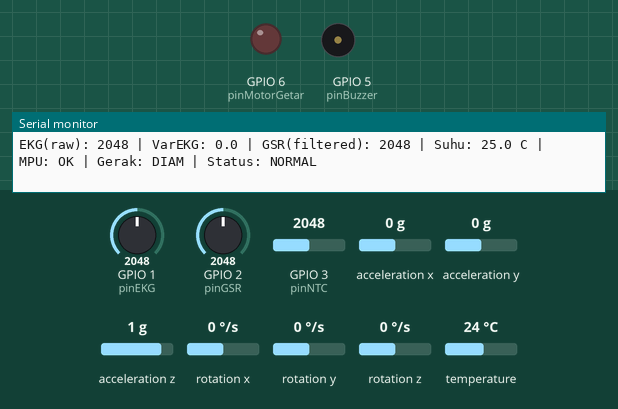
A sketch run on a simulated ESP32-S3. Parts: output pins drawn as LEDs (lit = HIGH), buzzer (waves = sounding, pin HIGH), the last lines printed to the serial monitor. The inputs (shaded band) are chosen by the test bench; at power-on: GPIO 1 (pinEKG) = 2048, GPIO 2 (pinGSR) = 2048, acceleration x 0 g, GPIO 3 (pinNTC) = 2048, acceleration y 0 g, acceleration z 1 g, rotation x 0 °/s, rotation y 0 °/s, rotation z 0 °/s, temperature 24 °C.

Above: at 1.4 s.
1.5 s: GPIO 1 (pinEKG) set to 2320
4.2 s: GPIO 1 (pinEKG) set to 2410
5.7 s: GPIO 2 (pinGSR) set to 2506
8.7 s: GPIO 2 (pinGSR) set to 2581
At 9.8 s:
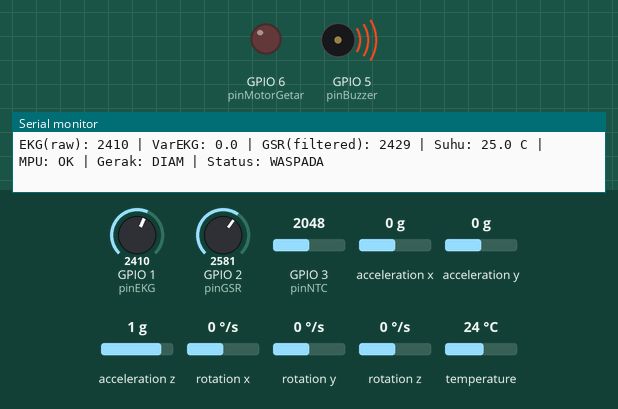
10.5 s: acceleration x set to -0.4 g
12.0 s: acceleration x set to -0.7 g
At 13.3 s:
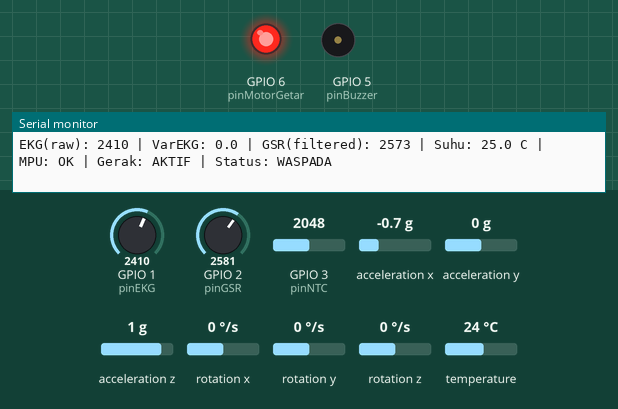
Timing chart, 0 to 14.5 s (numbered marks = the images above; inputs shaded):
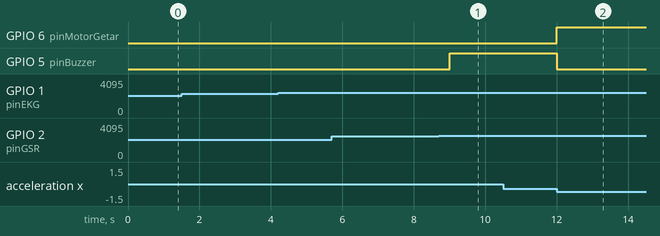

Measured:
- the behaviour switches between 2554 and 2555 on GPIO 2 (pinGSR) (found by bisection; images 0 and 1)
- the behaviour switches between -0.5 and -0.6 g on acceleration x (found by bisection; images 1 and 2)
- after the input at 12.0 s, GPIO 6 (pinMotorGetar): LOW → HIGH at once; GPIO 5 (pinBuzzer): HIGH → LOW at once

The sketch:

sketch.ino
```cpp
/*
  ============================================================
  GLYCOSAFE - Simulasi Firmware (Wokwi)
  ============================================================
  Perbaikan dari versi sebelumnya:
  1. Konversi suhu NTC memakai persamaan Beta (bukan linear voltase x 100)
  2. Sinyal EKG (potensiometer, placeholder AD8232) dipakai dalam logika,
     tidak hanya ditampilkan
  3. Filter Moving Average untuk EKG & GSR (mengurangi motion artifact,
     sesuai klaim di proposal Bab 4.6)
  4. State machine 3 level: NORMAL -> WASPADA -> KRITIS
     (menggantikan if-else datar sebelumnya, lebih dekat ke alur
     "Status Kondisi" pada arsitektur software / Gambar 5)
  5. Logika context-aware yang benar sesuai proposal:
     - Motor getar aktif saat pasien BERGERAK AKTIF (getaran senyap)
     - Buzzer keras aktif saat pasien DIAM/TIDUR (butuh alarm keras
       untuk membangunkan / menarik perhatian sekitar)
     IMU dipakai untuk mengklasifikasikan status aktif vs diam,
     BUKAN untuk memicu alarm langsung dari benturan/goncangan.
  6. Fail-safe: jika MPU6050 gagal terkoneksi, sistem tidak crash dan
     tidak salah baca data kosong; fallback ke mode aman.
  7. Hysteresis sederhana: kondisi harus konsisten selama N pembacaan
     berturut-turut sebelum status berubah, supaya alarm tidak flicker
     akibat noise sesaat.
  8. Tempat pemanggilan model TinyML/LSTM ditandai jelas sebagai
     placeholder (runLSTMInference), karena MCU simulasi Wokwi belum
     bisa menjalankan model TensorFlow Lite Micro sungguhan.
     GPS/BLE/MQTT juga ditandai sebagai TODO untuk implementasi
     di hardware asli (di luar cakupan simulator).
  ============================================================
*/

#include <Wire.h>
#include <Adafruit_MPU6050.h>
#include <Adafruit_Sensor.h>

// ------------------------------------------------------------
// PEMETAAN PIN (sesuai diagram.json Wokwi, tidak diubah)
// ------------------------------------------------------------
const int pinEKG        = 1;   // Potensiometer atas -> placeholder AD8232
const int pinGSR         = 2;  // Potensiometer bawah -> placeholder Grove GSR
const int pinNTC         = 3;  // NTC analog -> placeholder MAX30205
const int pinBuzzer      = 5;  // Piezo Buzzer
const int pinMotorGetar  = 6;  // LED merah -> placeholder ERM coin vibration motor

// I2C untuk MPU6050 (IMU)
const int pinSDA = 8;
const int pinSCL = 9;

Adafruit_MPU6050 mpu;
bool mpuTerkoneksi = false;

// ------------------------------------------------------------
// KONSTANTA KONVERSI NTC (persamaan Beta / B-parameter)
// NOTE: Nilai R0, T0, B, R_SERIES di bawah adalah nilai umum untuk
// NTC 10k tipikal (default part Wokwi). Saat pindah ke hardware
// asli dengan MAX30205 (sensor I2C digital), blok konversi NTC ini
// TIDAK dipakai lagi -- cukup panggil library MAX30205 langsung.
// ------------------------------------------------------------
const float NTC_R0        = 10000.0;   // Resistansi NTC pada suhu referensi (ohm)
const float NTC_T0_KELVIN = 298.15;    // Suhu referensi = 25 C dalam Kelvin
const float NTC_BETA      = 3950.0;    // Koefisien Beta khas NTC 10k
const float NTC_R_SERIES  = 10000.0;   // Resistor pembagi tegangan (ohm)
const float ADC_MAX       = 4095.0;    // Resolusi ADC 12-bit ESP32-S3
const float VCC           = 3.3;

// ------------------------------------------------------------
// PARAMETER FILTER & THRESHOLD
// PENTING: Angka-angka ini masih perkiraan awal untuk simulasi.
// Sebelum uji coba dengan sensor & pasien sungguhan, WAJIB
// dikalibrasi ulang berdasarkan data riil (rentang ADC aktual,
// baseline tiap individu, dsb).
// ------------------------------------------------------------
const int JUMLAH_SAMPEL_FILTER = 10;    // ukuran window moving average
const int GSR_THRESHOLD_WASPADA  = 2200;
const int GSR_THRESHOLD_KRITIS   = 3000;
const float EKG_VARIABILITAS_THRESHOLD = 150.0; // proxy sederhana pengganti HRV asli
const float AKTIVITAS_THRESHOLD_G = 1.5;        // ambang magnitudo akselerasi utk "bergerak aktif"
const int JUMLAH_KONSISTEN_UNTUK_UBAH_STATUS = 4; // hysteresis: harus konsisten N loop

// ------------------------------------------------------------
// BUFFER MOVING AVERAGE
// ------------------------------------------------------------
int bufferEKG[JUMLAH_SAMPEL_FILTER];
int bufferGSR[JUMLAH_SAMPEL_FILTER];
int indexBuffer = 0;
bool bufferPenuh = false;

// ------------------------------------------------------------
// STATE MACHINE
// ------------------------------------------------------------
enum StatusKondisi { NORMAL, WASPADA, KRITIS };
StatusKondisi statusSaatIni = NORMAL;
StatusKondisi statusKandidat = NORMAL;
int hitunganKonsisten = 0;

unsigned long waktuTerakhirBaca = 0;
const unsigned long INTERVAL_BACA_MS = 500; // ganti delay() blocking dgn millis()

void setup() {
  Serial.begin(115200);
  delay(200);

  Wire.begin(pinSDA, pinSCL);

  pinMode(pinBuzzer, OUTPUT);
  pinMode(pinMotorGetar, OUTPUT);
  digitalWrite(pinBuzzer, LOW);
  digitalWrite(pinMotorGetar, LOW);

  // Inisialisasi buffer filter
  for (int i = 0; i < JUMLAH_SAMPEL_FILTER; i++) {
    bufferEKG[i] = 0;
    bufferGSR[i] = 0;
  }

  // Inisialisasi MPU6050 dengan penanganan gagal-konek (fail-safe)
  if (!mpu.begin()) {
    Serial.println("[-] Gagal menemukan chip MPU6050. Sistem masuk MODE AMAN.");
    mpuTerkoneksi = false;
  } else {
    Serial.println("[+] MPU6050 Berhasil Terkoneksi.");
    mpuTerkoneksi = true;
    mpu.setAccelerometerRange(MPU6050_RANGE_8_G);
    mpu.setGyroRange(MPU6050_RANGE_500_DEG);
    mpu.setFilterBandwidth(MPU6050_BAND_21_HZ);
  }

  Serial.println("=== GLYCOSAFE SIMULATION READY ===");
}

// ------------------------------------------------------------
// Fungsi: konversi ADC NTC -> Celsius memakai persamaan Beta
// ------------------------------------------------------------
float konversiNTCkeCelsius(int nilaiADC) {
  // Hindari pembagian dengan nol jika ADC = 0 atau maksimum
  if (nilaiADC <= 0) nilaiADC = 1;
  if (nilaiADC >= ADC_MAX) nilaiADC = ADC_MAX - 1;

  float voltase = nilaiADC * (VCC / ADC_MAX);

  // Hitung resistansi NTC dari pembagi tegangan
  float resistansiNTC = NTC_R_SERIES * (VCC / voltase - 1.0);

  // Persamaan Beta (Simplified Steinhart-Hart)
  float suhuKelvin = 1.0 / ( (1.0 / NTC_T0_KELVIN) +
                              (1.0 / NTC_BETA) * log(resistansiNTC / NTC_R0) );
  float suhuCelsius = suhuKelvin - 273.15;

  return suhuCelsius;
}

// ------------------------------------------------------------
// Fungsi: moving average sederhana
// ------------------------------------------------------------
int hitungRataRata(int buffer[]) {
  long total = 0;
  int n = bufferPenuh ? JUMLAH_SAMPEL_FILTER : (indexBuffer == 0 ? 1 : indexBuffer);
  for (int i = 0; i < n; i++) total += buffer[i];
  return total / n;
}

// ------------------------------------------------------------
// Fungsi: variabilitas sederhana dari buffer EKG (proxy HRV)
// NOTE: Ini BUKAN perhitungan HRV klinis sesungguhnya (SDNN/RMSSD).
// Karena sinyal EKG di simulasi hanya berasal dari potensiometer
// (tidak berbentuk gelombang EKG asli), variabilitas dihitung
// sebagai standar deviasi sederhana dari sampel dalam buffer,
// hanya untuk memastikan EKG ikut berkontribusi ke logika.
// Saat hardware asli (AD8232) tersedia, fungsi ini digantikan
// oleh ekstraksi fitur HRV yang sesungguhnya (deteksi puncak R,
// interval R-R, lalu SDNN/RMSSD).
// ------------------------------------------------------------
float hitungVariabilitasEKG(int buffer[]) {
  int n = bufferPenuh ? JUMLAH_SAMPEL_FILTER : (indexBuffer == 0 ? 1 : indexBuffer);
  float rataRata = hitungRataRata(buffer);
  float jumlahKuadrat = 0;
  for (int i = 0; i < n; i++) {
    float selisih = buffer[i] - rataRata;
    jumlahKuadrat += selisih * selisih;
  }
  return sqrt(jumlahKuadrat / n);
}

// ------------------------------------------------------------
// Placeholder tempat inferensi model TinyML/LSTM dipanggil.
// Di simulator Wokwi, model TensorFlow Lite Micro tidak dijalankan
// (di luar cakupan simulasi hardware ini). Fungsi ini mengembalikan
// status berbasis aturan (rule-based) sebagai pengganti sementara,
// dengan struktur input/output yang sama seperti nanti dipakai model
// LSTM sungguhan, supaya integrasi ke depan tinggal mengganti isi
// fungsi ini tanpa mengubah alur program yang lain.
// ------------------------------------------------------------
StatusKondisi runInferensiStatus(int gsrRataRata, float variabilitasEKG, float suhuC) {
  // TODO: ganti isi fungsi ini dengan pemanggilan model TFLite Micro
  // (interpreter->Invoke()) begitu model LSTM hasil training tersedia.
  if (gsrRataRata >= GSR_THRESHOLD_KRITIS || variabilitasEKG >= EKG_VARIABILITAS_THRESHOLD * 1.5) {
    return KRITIS;
  } else if (gsrRataRata >= GSR_THRESHOLD_WASPADA || variabilitasEKG >= EKG_VARIABILITAS_THRESHOLD) {
    return WASPADA;
  }
  return NORMAL;
}

void loop() {
  unsigned long sekarang = millis();
  if (sekarang - waktuTerakhirBaca < INTERVAL_BACA_MS) {
    return; // non-blocking, gantikan delay(500) sebelumnya
  }
  waktuTerakhirBaca = sekarang;

  // 1. Akuisisi data mentah
  int nilaiEKGmentah = analogRead(pinEKG);
  int nilaiGSRmentah = analogRead(pinGSR);
  int nilaiNTCmentah = analogRead(pinNTC);

  // 2. Masukkan ke buffer moving average
  bufferEKG[indexBuffer] = nilaiEKGmentah;
  bufferGSR[indexBuffer] = nilaiGSRmentah;
  indexBuffer++;
  if (indexBuffer >= JUMLAH_SAMPEL_FILTER) {
    indexBuffer = 0;
    bufferPenuh = true;
  }

  int gsrTerfilter = hitungRataRata(bufferGSR);
  float variabilitasEKG = hitungVariabilitasEKG(bufferEKG);
  float suhuCelsius = konversiNTCkeCelsius(nilaiNTCmentah);

  // 3. Baca IMU (dengan fail-safe)
  float magnitudoAksel = 0.0;
  bool sedangAktifBergerak = false;

  if (mpuTerkoneksi) {
    sensors_event_t a, g, temp;
    mpu.getEvent(&a, &g, &temp);

    // Magnitudo akselerasi total dikurangi gravitasi (~9.8 m/s^2)
    // dipakai untuk mengklasifikasi status gerak, BUKAN sebagai
    // pemicu alarm langsung dari goncangan/benturan.
    float ax = a.acceleration.x;
    float ay = a.acceleration.y;
    float az = a.acceleration.z;
    magnitudoAksel = sqrt(ax * ax + ay * ay + az * az) - 9.8;
    if (magnitudoAksel < 0) magnitudoAksel = -magnitudoAksel;

    sedangAktifBergerak = (magnitudoAksel > AKTIVITAS_THRESHOLD_G);
  } else {
    // MODE AMAN: jika IMU tidak terbaca, anggap pasien DIAM
    // (asumsi konservatif) supaya alarm keras (buzzer) tetap
    // bisa dipicu -- lebih aman daripada mengasumsikan "aktif"
    // yang hanya memicu getaran senyap.
    sedangAktifBergerak = false;
  }

  // 4. Evaluasi status kondisi (placeholder inferensi)
  statusKandidat = runInferensiStatus(gsrTerfilter, variabilitasEKG, suhuCelsius);

  // 5. Hysteresis: status baru harus konsisten beberapa kali
  //    berturut-turut sebelum benar-benar diubah, supaya tidak flicker
  if (statusKandidat == statusSaatIni) {
    hitunganKonsisten = 0;
  } else {
    hitunganKonsisten++;
    if (hitunganKonsisten >= JUMLAH_KONSISTEN_UNTUK_UBAH_STATUS) {
      statusSaatIni = statusKandidat;
      hitunganKonsisten = 0;
    }
  }

  // 6. Eksekusi aksi fisik sesuai status DAN konteks aktivitas
  //    (context-aware, sesuai Bab 4.4 proposal):
  //    - WASPADA & pasien aktif bergerak -> getaran senyap
  //    - WASPADA/KRITIS & pasien diam/tidur -> buzzer keras
  //    - KRITIS selalu memicu buzzer keras terlepas dari status gerak,
  //      karena ini kondisi darurat yang harus menarik perhatian
  digitalWrite(pinBuzzer, LOW);
  digitalWrite(pinMotorGetar, LOW);

  if (statusSaatIni == KRITIS) {
    digitalWrite(pinBuzzer, HIGH);
    // TODO (hardware asli): trigger GPS NEO-6M untuk ambil koordinat,
    // lalu kirim notifikasi darurat via BLE -> aplikasi ponsel -> MQTT/HTTPS
    // ke server cloud & keluarga. Di simulator ini fungsi tersebut
    // tidak tersedia sehingga hanya ditandai di Serial Monitor.
    Serial.println(">>> STATUS KRITIS: alarm keras aktif, notifikasi darurat perlu dikirim (lihat TODO GPS/BLE/MQTT)");
  } else if (statusSaatIni == WASPADA) {
    if (sedangAktifBergerak) {
      digitalWrite(pinMotorGetar, HIGH); // getaran senyap saat aktif
    } else {
      digitalWrite(pinBuzzer, HIGH);     // alarm lebih tegas saat diam/tidur
    }
  }
  // status NORMAL: kedua aktuator tetap LOW (sudah di-reset di atas)

  // 7. Logging ke Serial Monitor
  Serial.print("EKG(raw): "); Serial.print(nilaiEKGmentah);
  Serial.print(" | VarEKG: "); Serial.print(variabilitasEKG, 1);
  Serial.print(" | GSR(filtered): "); Serial.print(gsrTerfilter);
  Serial.print(" | Suhu: "); Serial.print(suhuCelsius, 1); Serial.print(" C");
  Serial.print(" | MPU: "); Serial.print(mpuTerkoneksi ? "OK" : "GAGAL");
  Serial.print(" | Gerak: "); Serial.print(sedangAktifBergerak ? "AKTIF" : "DIAM");
  Serial.print(" | Status: ");
  switch (statusSaatIni) {
    case NORMAL:  Serial.println("NORMAL");  break;
    case WASPADA: Serial.println("WASPADA"); break;
    case KRITIS:  Serial.println("KRITIS");  break;
  }
}
```
